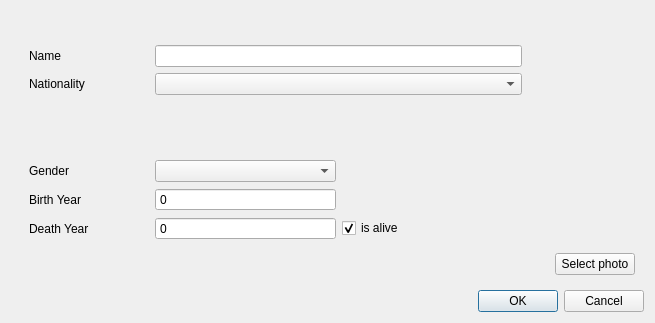
<?xml version="1.0" encoding="UTF-8"?>
<ui version="4.0">
 <class>PersonDialog</class>
 <widget class="QDialog" name="PersonDialog">
  <property name="geometry">
   <rect>
    <x>0</x>
    <y>0</y>
    <width>655</width>
    <height>323</height>
   </rect>
  </property>
  <property name="minimumSize">
   <size>
    <width>655</width>
    <height>300</height>
   </size>
  </property>
  <property name="maximumSize">
   <size>
    <width>655</width>
    <height>323</height>
   </size>
  </property>
  <property name="windowTitle">
   <string>Dialog</string>
  </property>
  <property name="styleSheet">
   <string notr="true"/>
  </property>
  <layout class="QGridLayout" name="gridLayout_3">
   <item row="0" column="0">
    <widget class="QFrame" name="frame">
     <property name="maximumSize">
      <size>
       <width>16777215</width>
       <height>300</height>
      </size>
     </property>
     <layout class="QVBoxLayout" name="verticalLayout">
      <item>
       <widget class="QFrame" name="frame">
        <property name="maximumSize">
         <size>
          <width>16777215</width>
          <height>100</height>
         </size>
        </property>
        <layout class="QGridLayout" name="gridLayout_2">
         <item row="0" column="0">
          <layout class="QGridLayout" name="gridLayout_5">
           <item row="0" column="0">
            <widget class="QLabel" name="labelName">
             <property name="minimumSize">
              <size>
               <width>120</width>
               <height>0</height>
              </size>
             </property>
             <property name="styleSheet">
              <string notr="true"/>
             </property>
             <property name="text">
              <string>Name</string>
             </property>
            </widget>
           </item>
           <item row="0" column="1">
            <widget class="QLineEdit" name="personName">
             <property name="styleSheet">
              <string notr="true"/>
             </property>
            </widget>
           </item>
           <item row="1" column="0">
            <widget class="QLabel" name="labelNationality">
             <property name="minimumSize">
              <size>
               <width>120</width>
               <height>0</height>
              </size>
             </property>
             <property name="styleSheet">
              <string notr="true"/>
             </property>
             <property name="text">
              <string>Nationality</string>
             </property>
            </widget>
           </item>
           <item row="1" column="1">
            <widget class="QComboBox" name="personNat">
             <property name="styleSheet">
              <string notr="true"/>
             </property>
            </widget>
           </item>
          </layout>
         </item>
        </layout>
       </widget>
      </item>
      <item>
       <widget class="QFrame" name="frame">
        <property name="maximumSize">
         <size>
          <width>16777215</width>
          <height>200</height>
         </size>
        </property>
        <layout class="QGridLayout" name="gridLayout">
         <item row="0" column="0">
          <layout class="QVBoxLayout" name="verticalLayout_4">
           <item>
            <layout class="QGridLayout" name="gridLayout_4">
             <item row="1" column="0">
              <widget class="QLabel" name="labelBY">
               <property name="minimumSize">
                <size>
                 <width>120</width>
                 <height>0</height>
                </size>
               </property>
               <property name="maximumSize">
                <size>
                 <width>69</width>
                 <height>16777215</height>
                </size>
               </property>
               <property name="styleSheet">
                <string notr="true"/>
               </property>
               <property name="text">
                <string>Birth Year</string>
               </property>
              </widget>
             </item>
             <item row="0" column="1">
              <widget class="QComboBox" name="personGender">
               <property name="styleSheet">
                <string notr="true"/>
               </property>
              </widget>
             </item>
             <item row="0" column="0">
              <widget class="QLabel" name="labelGender">
               <property name="minimumSize">
                <size>
                 <width>120</width>
                 <height>0</height>
                </size>
               </property>
               <property name="maximumSize">
                <size>
                 <width>60</width>
                 <height>16777215</height>
                </size>
               </property>
               <property name="styleSheet">
                <string notr="true"/>
               </property>
               <property name="text">
                <string>Gender</string>
               </property>
              </widget>
             </item>
             <item row="2" column="1">
              <widget class="QSpinBox" name="personDY">
               <property name="styleSheet">
                <string notr="true"/>
               </property>
               <property name="frame">
                <bool>true</bool>
               </property>
               <property name="buttonSymbols">
                <enum>QAbstractSpinBox::NoButtons</enum>
               </property>
               <property name="keyboardTracking">
                <bool>true</bool>
               </property>
               <property name="maximum">
                <number>2016</number>
               </property>
               <property name="value">
                <number>0</number>
               </property>
              </widget>
             </item>
             <item row="1" column="1">
              <widget class="QSpinBox" name="personBY">
               <property name="styleSheet">
                <string notr="true"/>
               </property>
               <property name="frame">
                <bool>true</bool>
               </property>
               <property name="buttonSymbols">
                <enum>QAbstractSpinBox::NoButtons</enum>
               </property>
               <property name="keyboardTracking">
                <bool>true</bool>
               </property>
               <property name="maximum">
                <number>2016</number>
               </property>
              </widget>
             </item>
             <item row="2" column="0">
              <widget class="QLabel" name="labelDeath">
               <property name="minimumSize">
                <size>
                 <width>120</width>
                 <height>0</height>
                </size>
               </property>
               <property name="maximumSize">
                <size>
                 <width>69</width>
                 <height>16777215</height>
                </size>
               </property>
               <property name="styleSheet">
                <string notr="true"/>
               </property>
               <property name="text">
                <string>Death Year</string>
               </property>
              </widget>
             </item>
             <item row="2" column="2">
              <widget class="QCheckBox" name="check_isAlive">
               <property name="acceptDrops">
                <bool>false</bool>
               </property>
               <property name="styleSheet">
                <string notr="true"/>
               </property>
               <property name="text">
                <string>is alive</string>
               </property>
               <property name="checked">
                <bool>true</bool>
               </property>
              </widget>
             </item>
            </layout>
           </item>
          </layout>
         </item>
        </layout>
       </widget>
      </item>
     </layout>
    </widget>
   </item>
   <item row="0" column="1">
    <widget class="QFrame" name="frame">
     <property name="maximumSize">
      <size>
       <width>220</width>
       <height>16777215</height>
      </size>
     </property>
     <layout class="QVBoxLayout" name="verticalLayout_3">
      <item>
       <widget class="QSpinBox" name="hiddenId">
        <property name="enabled">
         <bool>true</bool>
        </property>
        <property name="maximumSize">
         <size>
          <width>0</width>
          <height>0</height>
         </size>
        </property>
        <property name="font">
         <font>
          <kerning>true</kerning>
         </font>
        </property>
        <property name="frame">
         <bool>false</bool>
        </property>
        <property name="buttonSymbols">
         <enum>QAbstractSpinBox::NoButtons</enum>
        </property>
        <property name="keyboardTracking">
         <bool>false</bool>
        </property>
       </widget>
      </item>
      <item>
       <widget class="QLabel" name="label_image">
        <property name="maximumSize">
         <size>
          <width>220</width>
          <height>300</height>
         </size>
        </property>
        <property name="styleSheet">
         <string notr="true">border-color: qlineargradient(spread:pad, x1:1, y1:0, x2:1, y2:0, stop:0 rgba(0, 0, 0, 255), stop:1 rgba(255, 255, 255, 255));</string>
        </property>
        <property name="text">
         <string/>
        </property>
        <property name="pixmap">
         <pixmap resource="resources.qrc">:/icons/images/person.png</pixmap>
        </property>
        <property name="scaledContents">
         <bool>true</bool>
        </property>
        <property name="wordWrap">
         <bool>false</bool>
        </property>
        <property name="openExternalLinks">
         <bool>false</bool>
        </property>
       </widget>
      </item>
      <item>
       <widget class="QPushButton" name="inputPhoto">
        <property name="maximumSize">
         <size>
          <width>220</width>
          <height>16777215</height>
         </size>
        </property>
        <property name="text">
         <string>Select photo</string>
        </property>
       </widget>
      </item>
     </layout>
    </widget>
   </item>
   <item row="1" column="0" colspan="2">
    <layout class="QVBoxLayout" name="verticalLayout_2">
     <property name="topMargin">
      <number>0</number>
     </property>
     <item>
      <layout class="QHBoxLayout" name="horizontalLayout">
       <property name="topMargin">
        <number>0</number>
       </property>
       <item>
        <widget class="QLabel" name="errorMessage">
         <property name="text">
          <string/>
         </property>
        </widget>
       </item>
       <item alignment="Qt::AlignRight">
        <widget class="QDialogButtonBox" name="buttonBox">
         <property name="enabled">
          <bool>true</bool>
         </property>
         <property name="maximumSize">
          <size>
           <width>220</width>
           <height>16777215</height>
          </size>
         </property>
         <property name="styleSheet">
          <string notr="true"/>
         </property>
         <property name="orientation">
          <enum>Qt::Horizontal</enum>
         </property>
         <property name="standardButtons">
          <set>QDialogButtonBox::Cancel|QDialogButtonBox::Ok</set>
         </property>
         <property name="centerButtons">
          <bool>false</bool>
         </property>
        </widget>
       </item>
      </layout>
     </item>
    </layout>
   </item>
  </layout>
 </widget>
 <tabstops>
  <tabstop>personName</tabstop>
  <tabstop>personNat</tabstop>
  <tabstop>personGender</tabstop>
  <tabstop>personBY</tabstop>
  <tabstop>personDY</tabstop>
  <tabstop>check_isAlive</tabstop>
  <tabstop>inputPhoto</tabstop>
  <tabstop>hiddenId</tabstop>
 </tabstops>
 <resources>
  <include location="resources.qrc"/>
 </resources>
 <connections/>
</ui>
